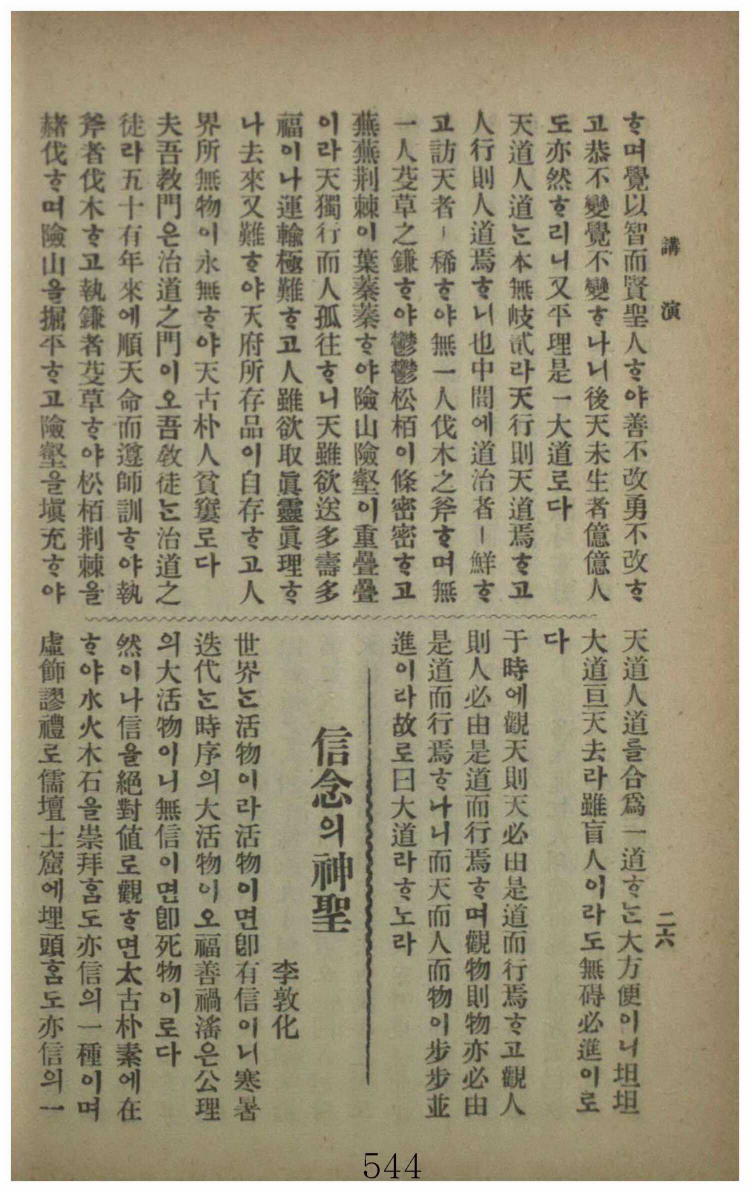
#> input picture data/5_magazine_sources/wolbo/source_pages/002_信念_1911-04/page_001.jpg, 1500 x 2384 px, found by its file name (shown at 1/2 size)
$ python cut_oldhangul_units.py
#> lines starting #> are read from the running program, lines starting #| are printed output that depends on the picture
"""Cut the oldhangul-rich units of secondary sample (oldhangul_sample_wolbo18).

Article: 新年에 對ᄒᆞᆫ 新感想으로 新發明을 公告言, 李敦化, 천도교회월보 통권 18 (1912-01-15)
CNTS: CNTS-00048061346

Strategy: Path (A) — only the few units rich in old-hangul jamo are cut now,
to support Phase 2.4 (tool comparison) on the old-hangul recognition variable.
The remaining units are deferred to the canonical 75-article pipeline run.

Layout coordinates (Phase 2.1, secondary sample):
- divider y = 1190 (vs 1180 for article 01; pages are 28 px taller)
- left margin = 80
- p1 upper covers the *whole* upper band (title + author + adjacent body),
  pending user confirmation that the title-right body is part of this article.
"""
from pathlib import Path
from PIL import Image

src_dir = Path(r'C:/hp_data/0_tnt/hyeonsang/raw/journals/cheondogyo_wolbo/nl_bibliography/articles/CNTS-00048061346')
out_dir = Path(r'C:/hp_data/0_tnt/hyeonsang/_ocr_experiments/cheondogyo_wolbo_series/samples/oldhangul_sample_wolbo18/units')
out_dir.mkdir(parents=True, exist_ok=True)

units = [
    # (label,         page_filename,    x0,  y0,   x1,   y1,    role)
    ('unit_1_p1u',    'page_001.jpg',   80,   0,   563, 1190,  'left-upper: title + author (excludes prev-article tail on right)'),
    ('unit_2_p1l',    'page_001.jpg',   80, 1190,  563, 2300,  'left-lower: body start (small-glyph)'),
]

for label, fn, x0, y0, x1, y1, role in units:
    img = Image.open(src_dir / fn)
#> img is the input picture: PIL image 1500x2384 RGB; mean R, G, B 156.2, 148.4, 123
    crop = img.crop((x0, y0, x1, y1))
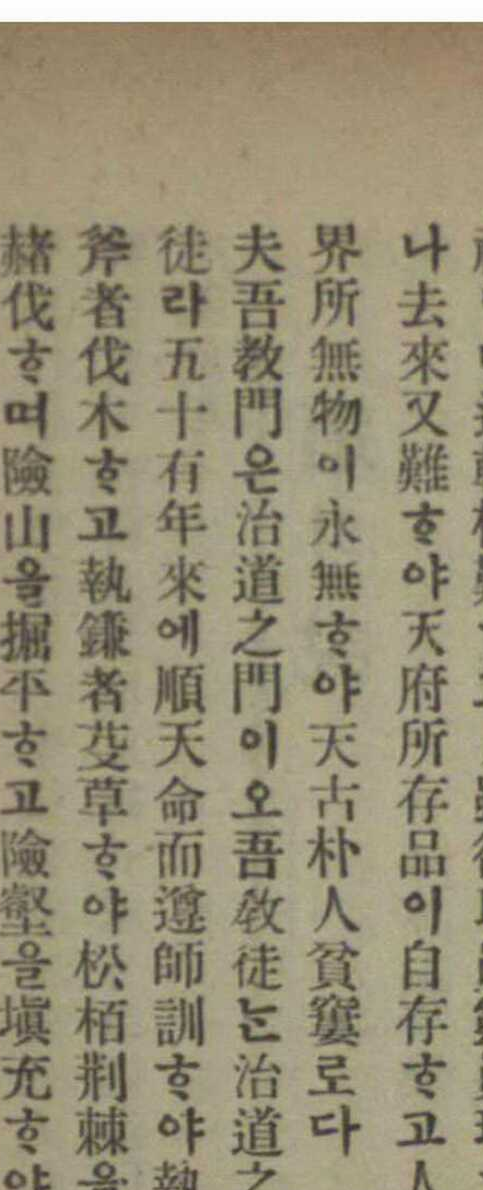
#> crop: PIL image 483x1190 RGB; mean R, G, B 152.2, 144.2, 119.7
    out = out_dir / f'{label}.png'
    crop.save(out)
    print(f'{label:>14s}  ({x0:>4d},{y0:>4d},{x1:>4d},{y1:>4d})  size={crop.size}  -- {role}')
#|     unit_1_p1u  (  80,   0, 563,1190)  size=(483, 1190)  -- left-upper: title + author (excludes prev-article tail on right)
